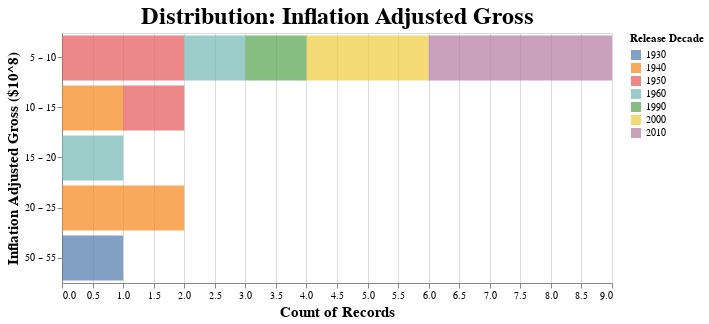

The cell this chart's notebook holds for it:
### Code cell
display_histogram(
    effective_df=geq_5e8_df,
    feature="inflation_adjusted_gross",
    target="release_decade",
    maxbins=10,
)

### Figure 1 — Vega-Lite specification as saved in the notebook (floating-point values rounded to 4 significant figures)
{"config": {"view": {"continuousWidth": 400, "continuousHeight": 300}, "axis": {"labelFontSize": 10, "titleFontSize": 15}, "title": {"fontSize": 24}}, "data": {"name": "data-e1208f8f25f0103f8c4bf09aa9270c19"}, "mark": {"type": "bar", "opacity": 0.7}, "encoding": {"color": {"field": "release_decade", "legend": {"title": "Release Decade"}, "type": "nominal"}, "x": {"aggregate": "count", "stack": true, "type": "quantitative"}, "y": {"axis": {"title": "Inflation Adjusted Gross ($10^8)"}, "bin": {"maxbins": 10}, "field": "feature_display", "type": "nominal"}}, "height": 250, "title": "Distribution: Inflation Adjusted Gross", "width": 550, "$schema": "https://vega.github.io/schema/vega-lite/v4.17.0.json", "datasets": {"data-e1208f8f25f0103f8c4bf09aa9270c19": [{"movie_title": "Finding Nemo", "release_decade": 2000, "release_year": 2003, "release_month": 5, "total_gross": 380500000.0, "inflation_adjusted_gross": 518100000.0, "director": null, "MPAA_rating": "G", "genre": "Adventure", "hero-actor": null, "hero": null, "villain-actor": null, "villain": null, "song": null, "feature_display": 5.181}, {"movie_title": "20,000 Leagues Under the Sea", "release_decade": 1950, "release_year": 1954, "release_month": 12, "total_gross": 28200000.0, "inflation_adjusted_gross": 528300000.0, "director": null, "MPAA_rating": null, "genre": "Adventure", "hero-actor": null, "hero": null, "villain-actor": null, "villain": null, "song": null, "feature_display": 5.283}, {"movie_title": "Rogue One: A Star Wars Story", "release_decade": 2010, "release_year": 2016, "release_month": 12, "total_gross": 529500000.0, "inflation_adjusted_gross": 529500000.0, "director": null, "MPAA_rating": "PG-13", "genre": "Adventure", "hero-actor": null, "hero": null, "villain-actor": null, "villain": null, "song": null, "feature_display": 5.295}, {"movie_title": "Pirates of the Caribbean: Dead Man’…", "release_decade": 2000, "release_year": 2006, "release_month": 7, "total_gross": 423300000.0, "inflation_adjusted_gross": 544800000.0, "director": null, "MPAA_rating": "PG-13", "genre": "Adventure", "hero-actor": null, "hero": null, "villain-actor": null, "villain": null, "song": null, "feature_display": 5.448}, {"movie_title": "The Avengers", "release_decade": 2010, "release_year": 2012, "release_month": 5, "total_gross": 623300000.0, "inflation_adjusted_gross": 660100000.0, "director": null, "MPAA_rating": "PG-13", "genre": "Action", "hero-actor": null, "hero": null, "villain-actor": null, "villain": null, "song": null, "feature_display": 6.601}, {"movie_title": "The Lion King", "release_decade": 1990, "release_year": 1994, "release_month": 6, "total_gross": 422800000.0, "inflation_adjusted_gross": 761600000.0, "director": "Roger Allers", "MPAA_rating": "G", "genre": "Adventure", "hero-actor": "Jonathan Taylor Thomas; Matthew Broderick", "hero": "Simba", "villain-actor": "Jeremy Irons", "villain": "Scar", "song": "Circle of Life", "feature_display": 7.616}, {"movie_title": "The Jungle Book", "release_decade": 1960, "release_year": 1967, "release_month": 10, "total_gross": 186200000.0, "inflation_adjusted_gross": 878500000.0, "director": "Wolfgang Reitherman", "MPAA_rating": "Not Rated", "genre": "Musical", "hero-actor": "Bruce Reitherman", "hero": "Mowgli", "villain-actor": null, "villain": "Kaa and Shere Khan", "song": "The Bare Necessities\r\n", "feature_display": 8.785}, {"movie_title": "Cinderella", "release_decade": 1950, "release_year": 1950, "release_month": 2, "total_gross": 85000000.0, "inflation_adjusted_gross": 920600000.0, "director": "Wilfred Jackson", "MPAA_rating": "G", "genre": "Drama", "hero-actor": "Ilene Woods", "hero": "Cinderella", "villain-actor": "Eleanor Audley; Susanne Blakeslee", "villain": "Lady Tremaine", "song": "Bibbidi-Bobbidi-Boo", "feature_display": 9.206}, {"movie_title": "Star Wars Ep. VII: The Force Awakens", "release_decade": 2010, "release_year": 2015, "release_month": 12, "total_gross": 936700000.0, "inflation_adjusted_gross": 936700000.0, "director": null, "MPAA_rating": "PG-13", "genre": "Adventure", "hero-actor": null, "hero": null, "villain-actor": null, "villain": null, "song": null, "feature_display": 9.367}, {"movie_title": "Song of the South", "release_decade": 1940, "release_year": 1946, "release_month": 11, "total_gross": 65000000.0, "inflation_adjusted_gross": 1079000000.0, "director": null, "MPAA_rating": "G", "genre": "Adventure", "hero-actor": null, "hero": null, "villain-actor": null, "villain": null, "song": null, "feature_display": 10.79}, {"movie_title": "Lady and the Tramp", "release_decade": 1950, "release_year": 1955, "release_month": 6, "total_gross": 93600000.0, "inflation_adjusted_gross": 1236000000.0, "director": "Hamilton Luske", "MPAA_rating": "G", "genre": "Drama", "hero-actor": null, "hero": "Lady and Tramp", "villain-actor": null, "villain": "Si and Am", "song": "Bella Notte", "feature_display": 12.36}, {"movie_title": "101 Dalmatians", "release_decade": 1960, "release_year": 1961, "release_month": 1, "total_gross": 289200000.0, "inflation_adjusted_gross": 1622000000.0, "director": "Wolfgang Reitherman", "MPAA_rating": "G", "genre": "Comedy", "hero-actor": null, "hero": null, "villain-actor": null, "villain": null, "song": null, "feature_display": 16.22}, {"movie_title": "Fantasia", "release_decade": 1940, "release_year": 1940, "release_month": 11, "total_gross": 83320000.0, "inflation_adjusted_gross": 2187000000.0, "director": "full credits", "MPAA_rating": "G", "genre": "Musical", "hero-actor": null, "hero": null, "villain-actor": "Corey Burton", "villain": "Chernabog", "song": null, "feature_display": 21.87}, {"movie_title": "Pinocchio", "release_decade": 1940, "release_year": 1940, "release_month": 2, "total_gross": 84300000.0, "inflation_adjusted_gross": 2188000000.0, "director": "Ben Sharpsteen", "MPAA_rating": "G", "genre": "Adventure", "hero-actor": "Dickie Jones", "hero": "Pinocchio", "villain-actor": "Charles Judels", "villain": "Stromboli", "song": "When You Wish upon a Star", "feature_display": 21.88}, {"movie_title": "Snow White and the Seven Dwarfs", "release_decade": 1930, "release_year": 1937, "release_month": 12, "total_gross": 184900000.0, "inflation_adjusted_gross": 5229000000.0, "director": "David Hand", "MPAA_rating": "G", "genre": "Musical", "hero-actor": "Adriana Caselotti", "hero": "Snow White", "villain-actor": null, "villain": "Evil Queen", "song": "Some Day My Prince Will Come", "feature_display": 52.29}]}}
